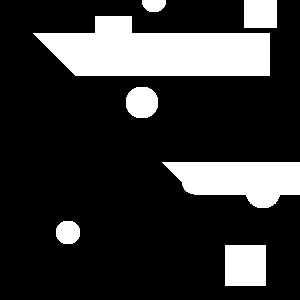
//> input picture img0.jpg, 300 x 300 px
$ ./optimal_path   (built with g++ and OpenCV 4)
//> lines starting //> are read from the running program, lines starting //| are printed output that depends on the picture; after the words box and inside, x2 and y2 are one past the last pixel; in counts of white or black regions, pixels touching at a corner belong together
#include <opencv2/highgui/highgui.hpp>
#include <opencv2/imgproc/imgproc.hpp>
#include <cmath>
#include <iostream>
#include <stdio.h>
#include <stdlib.h>
#include <limits>
#include <bits/stdc++.h>

using namespace cv;
using namespace std;

int index_of_best_node(int *visited, vector<Point2d> &distinct_corners, vector<float> &dist, Mat img)
{
	int i,j,k;
	int n = distinct_corners.size();
	int  min_dist = INT_MAX;
	j = -1;
	for(i = 0; i < n; i++)
	{
		if(dist[i] < min_dist && visited[i] == 0 && img.at<uchar>(distinct_corners[i].y, distinct_corners[i].x) < 127)
		{
			min_dist = dist[i];
			j = i;
		}
	}
	return j;
}


void dijkstra(vector<Point2d> all_points, Mat img, int *visited ,vector<int> &baap_ka_index)
{
	int i,j,k;
	int start_index = 0;
	int n = img.rows*img.cols;
	int end_index = n-1;
	vector<float> dist(n);
	for(i = 0; i < n; i++)
	{
		visited[i] = 0;
		if(i != start_index)
		{
			dist[i] = INT_MAX;
		}
		else
			dist[i] = 0;
		baap_ka_index[i] = -1;
	}
	int curr_node_index;
	float temp_dist;
	while(1)
	{
		//cout<<"Dijkstra running..."<<endl;
		curr_node_index = index_of_best_node(visited, all_points, dist, img);
		if(curr_node_index == end_index) break;
		if(curr_node_index == -1) continue;
		// [4 lines of commented-out code are left out]
		if(dist[curr_node_index] + 1 < dist[curr_node_index + 1] && img.at<uchar>(all_points[curr_node_index+1].y, all_points[curr_node_index+1].x) < 127 )
		{
			dist[curr_node_index+1] = dist[curr_node_index] + 1;
			baap_ka_index[curr_node_index+1] = curr_node_index;
		}
		if(dist[curr_node_index] + 1 < dist[curr_node_index - 1] && img.at<uchar>(all_points[curr_node_index-1].y, all_points[curr_node_index-1].x) < 127)
		{
			dist[curr_node_index-1] = dist[curr_node_index] + 1;
			baap_ka_index[curr_node_index-1] = curr_node_index;
		}
		if(dist[curr_node_index] + 1 < dist[curr_node_index - img.cols] && img.at<uchar>(all_points[curr_node_index-img.cols].y , all_points[curr_node_index-img.cols].x) < 127)
		{
			dist[curr_node_index-img.cols] = dist[curr_node_index] + 1;
			baap_ka_index[curr_node_index-img.cols] = curr_node_index;
		}
		if(dist[curr_node_index] + 1 < dist[curr_node_index + img.cols] && img.at<uchar>(all_points[curr_node_index+img.cols].y, all_points[curr_node_index+img.cols].x) <127 )
		{
			dist[curr_node_index+img.cols] = dist[curr_node_index] + 1;
			baap_ka_index[curr_node_index+img.cols] = curr_node_index;
		}		//cout<<baap_ka_index[j]<<endl;
		visited[curr_node_index] = 1;
	}
	cout<<"Hello"<<endl;   //Just like that :P

}

void draw_final_path(vector<Point2d> &distinct_corners, Mat b, vector<int> &baap_ka_index)
{
	int start_index = 0;
	int end_index = distinct_corners.size() - 1;
	Point2d curr_node;
	curr_node.x = distinct_corners[end_index].x;
	curr_node.y = distinct_corners[end_index].y;
	//graph.push_back(curr_node);
	Point2d baap_node;
	int curr_index = end_index;
	int baap_index = baap_ka_index[curr_index];
	while(1)
	{
		if(curr_node.x == distinct_corners[start_index].x && curr_node.y == distinct_corners[start_index].y)
		{
			break;
		}
		baap_node.x = distinct_corners[baap_index].x;
		baap_node.y = distinct_corners[baap_index].y;
		Point2d start, end;
		start.x = curr_node.y;
		start.y = curr_node.x;
		end.x = baap_node.y;
		end.y = baap_node.x;
		line(b, start, end, Scalar(255), 2 , 8);
		curr_node = baap_node;
		curr_index = baap_index;
		baap_index = baap_ka_index[curr_index];
		//graph.push_back(curr_node);
	}
}


int main()
{
	Mat img = imread("img0.jpg", 0);
//> img is the input picture: 300 rows x 300 cols, CV_8UC1; min 0, max 255, mean 52.3
	vector<Point2d> all_points;
	int i,j,k;
	int *visited = new int[img.rows*img.cols];
	vector<int> baap_ka_index(img.rows*img.cols);
	for(i = 0; i < img.rows; i++)
	{
		for(j = 0; j < img.cols; j++)
		{
			Point2d newpoint;
			newpoint.x = j;
			newpoint.y = i;
			all_points.push_back(newpoint);
		}
	}
	dijkstra(all_points, img, visited, baap_ka_index);
//> after the loop in dijkstra, `for(i = 0; i < n; i++)`: dist = 90000 items
//> the loop in dijkstra, `while(1)` made 50996 passes
//> curr_node_index on passes 1 to 3: 0, 1, 300
//> baap_ka_index = 90000 items
	draw_final_path(all_points, img, baap_ka_index);
//> in draw_final_path, `int baap_index = baap_ka_index[curr_index];`: baap_index = 89699
//> the loop in draw_final_path, `while(1)` made 302 passes
//> (curr_node, curr_index, baap_index) on passes 1 to 12: (Point(299, 298), 89699, 89399), (Point(299, 297), 89399, 89099), (Point(299, 296), 89099, 88799), (Point(299, 295), 88799, 88499), (Point(299, 294), 88499, 88199), (Point(299, 293), 88199, 87899), (Point(299, 292), 87899, 87599), (Point(299, 291), 87599, 87299), (Point(299, 290), 87299, 86999), (Point(299, 289), 86999, 86699), (Point(299, 288), 86699, 86399), (Point(299, 287), 86399, 86099)
//> after the loop in draw_final_path, `while(1)`:
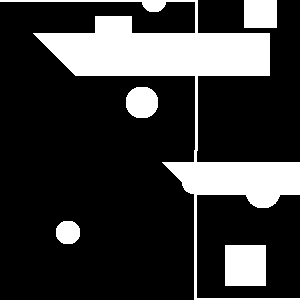
//> b: 300 rows x 300 cols, CV_8UC1; 1.37% of pixels changed, all inside (x1, y1, x2, y2) = (0, 0, 300, 300)
	namedWindow("path", WINDOW_NORMAL);
	imshow("path", img);
	while(1)
	{
		int flag = waitKey(10);
//> the Esc key is pressed
		if(flag == 27)
			break;
	}
	return 0;

}
